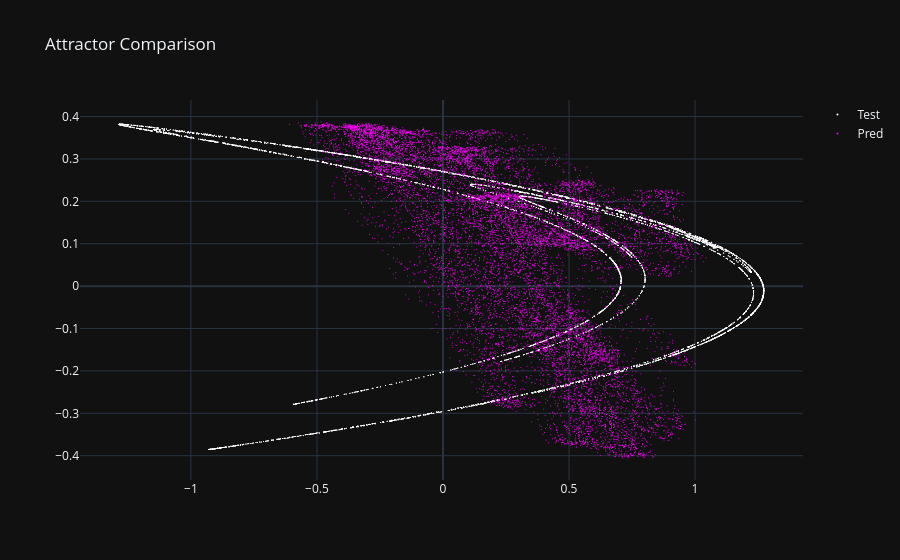
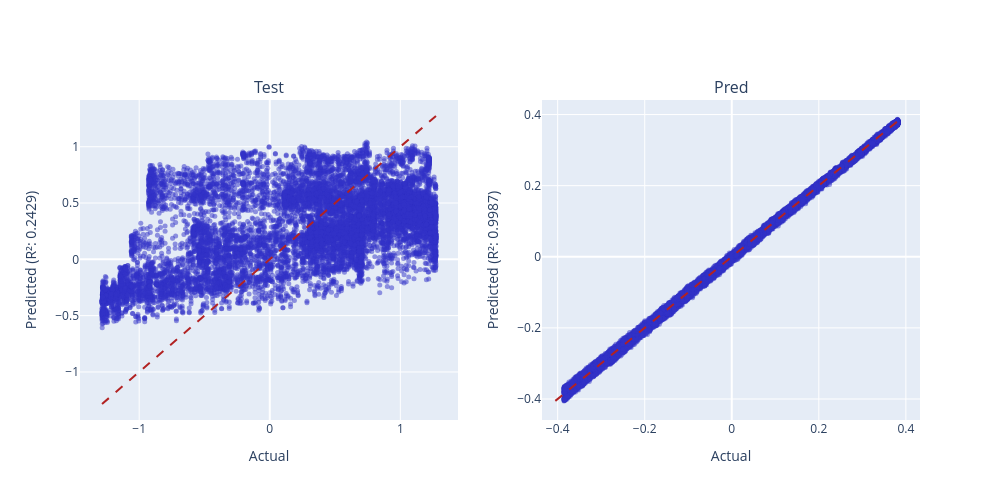

Write notebook code for charts like these, in order.
### Code cell
scatter_plot([Y_test, Y_pred]).show()
r_2_plots_grid(Y_test, Y_pred, ["Test", "Pred"]).show()

### Figure 1 — Plotly figure (JSON) as saved in the notebook; plotly's stock layout.template omitted (floating-point values rounded to 4 significant figures; data arrays with more than 128 entries replaced by an {"elided": "..."} marker saying what was removed)
{"data": [{"marker": {"color": "white", "size": 1}, "mode": "markers", "name": "Test", "type": "scatter", "x": {"elided": "12000 float values"}, "y": {"elided": "12000 float values"}}, {"marker": {"color": "magenta", "size": 1}, "mode": "markers", "name": "Pred", "type": "scatter", "x": {"elided": "12000 float values"}, "y": {"elided": "12000 float values"}}], "layout": {"title": {"text": "Attractor Comparison"}}}

### Figure 2 — Plotly figure (JSON) as saved in the notebook; plotly's stock layout.template omitted (floating-point values rounded to 4 significant figures; data arrays with more than 128 entries replaced by an {"elided": "..."} marker saying what was removed)
{"data": [{"marker": {"color": "rgba(50, 50, 200, 0.5)", "size": 5}, "mode": "markers", "name": "Data", "type": "scatter", "x": {"elided": "12000 float values"}, "xaxis": "x", "y": {"elided": "12000 float values"}, "yaxis": "y"}, {"line": {"color": "firebrick", "dash": "dash"}, "mode": "lines", "name": "Ideal", "type": "scatter", "x": [-1.285, 1.273], "xaxis": "x", "y": [-1.285, 1.273], "yaxis": "y"}, {"marker": {"color": "rgba(50, 50, 200, 0.5)", "size": 5}, "mode": "markers", "name": "Data", "type": "scatter", "x": {"elided": "12000 float values"}, "xaxis": "x2", "y": {"elided": "12000 float values"}, "yaxis": "y2"}, {"line": {"color": "firebrick", "dash": "dash"}, "mode": "lines", "name": "Ideal", "type": "scatter", "x": [-0.4054, 0.3871], "xaxis": "x2", "y": [-0.4054, 0.3871], "yaxis": "y2"}], "layout": {"annotations": [{"font": {"size": 16}, "showarrow": false, "text": "Test", "x": 0.225, "xanchor": "center", "xref": "paper", "y": 1, "yanchor": "bottom", "yref": "paper"}, {"font": {"size": 16}, "showarrow": false, "text": "Pred", "x": 0.775, "xanchor": "center", "xref": "paper", "y": 1, "yanchor": "bottom", "yref": "paper"}], "height": 500, "showlegend": false, "width": 1000, "xaxis": {"anchor": "y", "domain": [0, 0.45], "title": {"text": "Actual"}}, "xaxis2": {"anchor": "y2", "domain": [0.55, 1], "title": {"text": "Actual"}}, "yaxis": {"anchor": "x", "domain": [0, 1], "title": {"text": "Predicted (R²: 0.2429)"}}, "yaxis2": {"anchor": "x2", "domain": [0, 1], "title": {"text": "Predicted (R²: 0.9987)"}}}}
